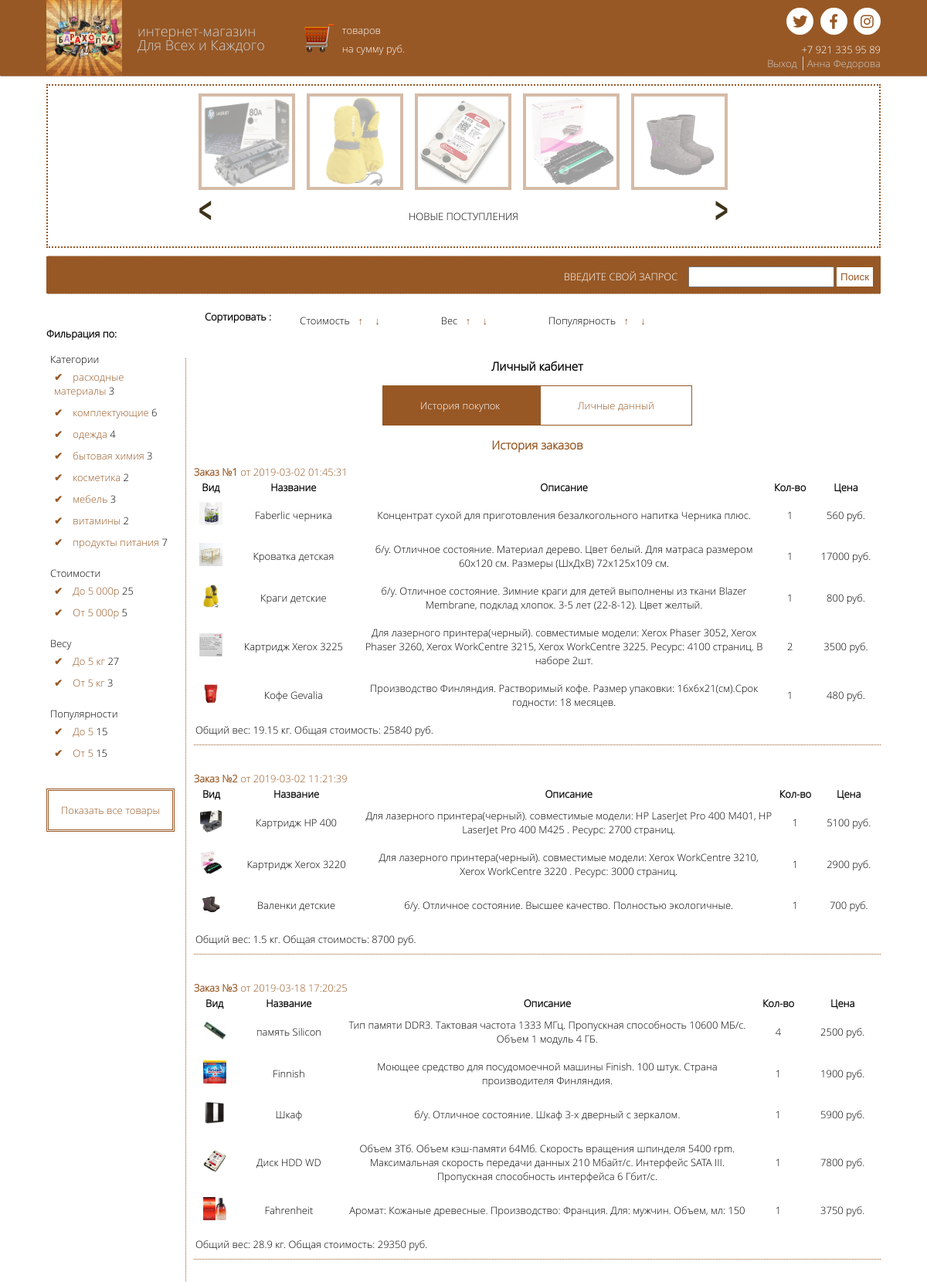
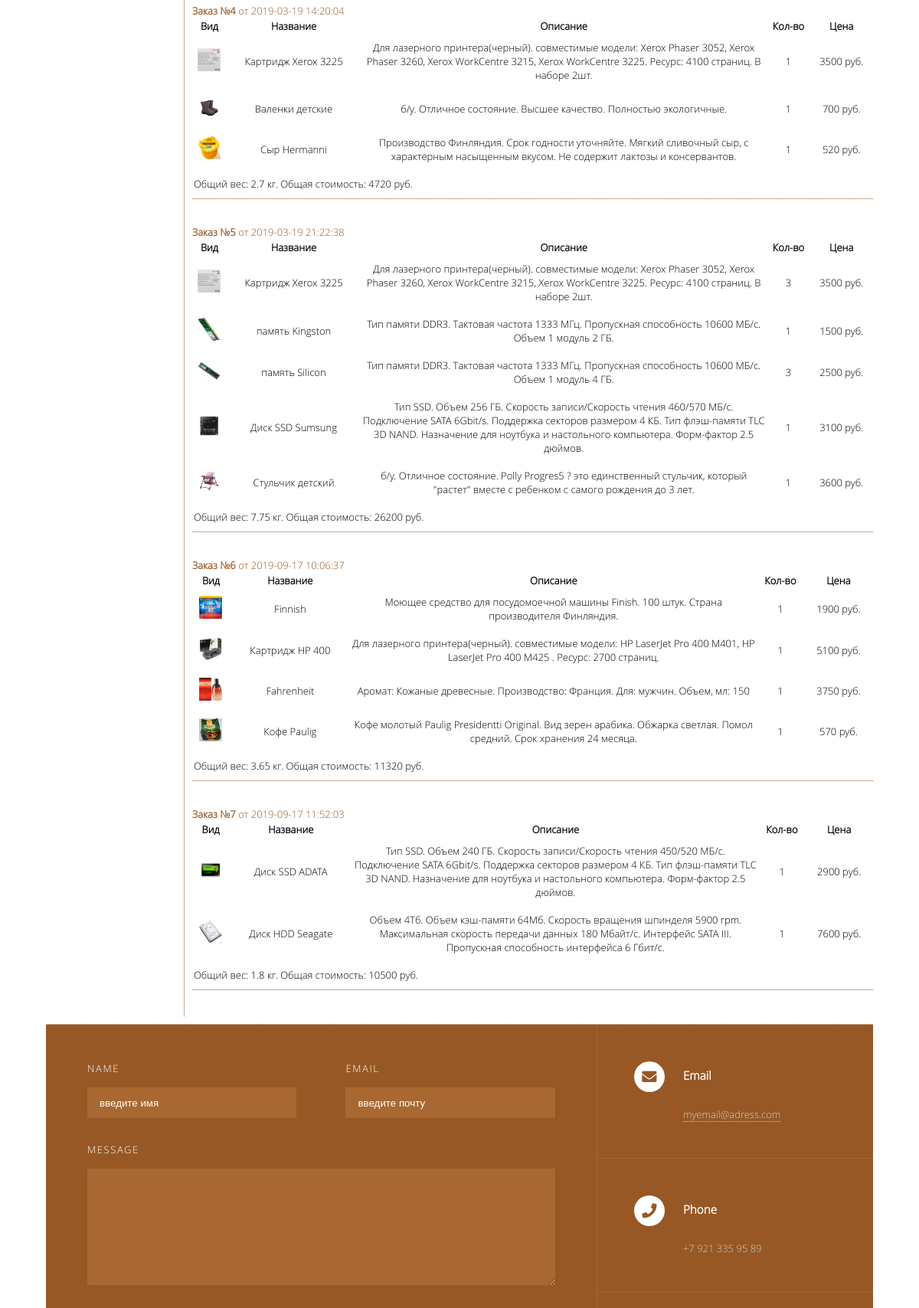
Page /index.php?q=cabinet&cabinet=history (signed in, upper part) on the committed database (2 pictures, top to bottom).
### tables this page shows
CREATE TABLE `goods` (
  `id` int(10) unsigned NOT NULL AUTO_INCREMENT,
  `name` varchar(50) DEFAULT 'PRODUCT',
  `cost` int(10) unsigned NOT NULL,
  `weight` int(11) NOT NULL,
  `count` int(10) unsigned DEFAULT '0',
  `vogue` int(10) unsigned DEFAULT '0',
  `category` varchar(50) DEFAULT NULL,
  `description` text,
  `img` varchar(50) DEFAULT NULL,
  `receipt_data` date DEFAULT NULL,
  PRIMARY KEY (`id`)
);

CREATE TABLE `cart` (
  `id` int(10) unsigned NOT NULL AUTO_INCREMENT,
  `goods_id` int(10) unsigned NOT NULL,
  `goods_count` int(10) unsigned NOT NULL,
  `user_id` int(10) unsigned NOT NULL,
  `status` int(10) unsigned NOT NULL,
  `order_data` datetime DEFAULT NULL,
  PRIMARY KEY (`id`)
);

### app/controllers/CCabinetController.php (called while the page is built, shortened)
<?php
class CCabinetController implements IPageController
{
	public function render($pdo) {
		$request = new \app\request\CRequestGoods($pdo);
		$arr_goods = $request->getArray();
		$path_to_template = "../app/views/cabinet.php";
		include($path_to_template);
	}
}

### public/index.php (called while the page is built, shortened)
<?php
require_once'../app/config/config.php';
try {
	$pdo = new PDO("mysql:host={$db_host};dbname={$db_name}",
				$db_user,
				$db_user_pass);
} catch (Exception $e) {
	die("<h1>Error!!!</h1>");
}
$controller = \app\router\CRouter::getController();
$controller->render($pdo);

### app/request/CRequestGoods.php (called while the page is built, shortened)
<?php
class CRequestGoods {
	protected $limit = [];
	protected $pdo;
	public function __construct($pdo) {
		$this->pdo = $pdo;
	}
	public function getArray() {
		$query = self::SELECT . self::FROM
		.$this->getWhere()
		.self::CROUPBY
		.$this->getHaving()
		.$this->getOrder()
		.$this->getLimit()
		.";";
		return $this->pdo->query($query)->fetchAll();
	}
	protected function getWhere() {
		return " ";
	}
	protected function getHaving() {
		return " ";
	}
	protected function getOrder() {
		return " ";
	}
	protected function getLimit() {
		if(count($this->limit) > 0) {
			return "LIMIT  ". implode(',' , $this->limit);
		} else {
			return " ";
		}
	}
}

### app/auth/CUser.php (called while the page is built, shortened)
<?php
class CUser {
	private $user_id;
	public function isAuth() {
		if($this->user_id !== null) {
			return true;
		}
		if(
			isset($_SESSION['user']) &&
			isset($_SESSION['user']['token']) &&
			isset($_SESSION['user']['login']) &&
			$_SESSION['user']['token'] === md5(
						$_SESSION['user']['login']
						.$_SERVER['REMOTE_ADDR']
						.$_SERVER['HTTP_USER_AGENT']
			)
		) {
			$this->user_id = $_SESSION['user']['user_id'];
			return true;
		}
		return false;
	}
	public function getUserId() {
		return $this->user_id;
	}
}

### app/startData_and_ajax/start_data.php (called while the page is built, shortened)
<?php
	$user = new \app\auth\CUser($pdo);
    $cabinet = new \app\dataio\CUserCabinet($pdo,$user->getUserId());

### app/dataio/CUserCabinet.php (called while the page is built, shortened)
<?php
class CUserCabinet {
	private $pdo;
	private $user_id = 0;
	private $history = [];
	public function __construct($pdo, $user_id) {
		$this->pdo = $pdo;
		if(!empty($user_id))
			$this->user_id = $user_id;
		$this->toArrHistory();
	}
	private function toArrHistory() {
		if($this->user_id > 0) {
			$query = "SELECT  DISTINCT order_data, user_id
					  FROM cart WHERE user_id =".$this->user_id." AND status = 2;";
			$order_dates = $this->pdo->query($query)->fetchAll();
			if(count($order_dates) > 0) {
				for($i = 0; $i < count($order_dates); $i++) {
					$query = self::HISTORY;
					$resalt = $this->pdo->prepare($query);
					$resalt->bindValue('user_id', $this->user_id);
					$resalt->bindValue('order_date', $order_dates[$i]['order_data']);
					$resalt->execute();
					$resalt = $resalt->fetchAll();
					$this->history[$i] = $resalt;
				}
			}
		}
	}
	public function getHistory() {
		return $this->history;
	}
}

### app/product/CProduct.php (called while the page is built, shortened)
<?php
class CProduct
{
    public function render($view) {
        $path_to_view = "../app/views/"
        ."/product/"
        .$view. ".php";
        include ($path_to_view);
    }
}

### app/views/product/history_product.php (the view, shortened to what this page needs)
<tr>
	<td><img src='assets/<?php echo $this->img ;?>'></td>
	<td><?php echo $this->name ;?></td>
	<td class="history_descr"><?php echo $this->description ;?></td>
	<td><?php echo $this->count_in_cart ;?></td>
	<td><?php echo $this->cost." руб." ;?></td>
</tr>

### app/views/slider/slider.php
<div id="slider-wrap">
	<ul id="gallery">
		<?php
			$query = "SELECT goods.id, goods.name, goods.img, goods.receipt_data
					  FROM goods
					  WHERE receipt_data > {d '2018-07-01'} AND receipt_data < {d '2019-02-13'}
					  ORDER BY receipt_data;";
			$resalt = $pdo->query($query)->fetchAll();
			foreach ($resalt as $key => $value) {
				echo "<li>
						<a href='/index.php?q=product&id=".$value['id']."'>
							<img src='assets/".$value['img']."'>
						</a>
					</li>";
			}
		?>
	</ul>
</div>
<div id="gallery-controls">
	<a href="#" id="control-prev">
		<img src="assets/images/gallery/prev.png">
	</a>
	<p>НОВЫЕ ПОСТУПЛЕНИЯ</p>
	<a href="#" id="control-next">
		<img src="assets/images/gallery/next.png">
	</a>
</div>

### app/views/lists/list_by_category.php
<?php
$cat = \app\dataio\CListsBy::$categories;
foreach ($cat as $key => $value) {
	$code_cyrillic = urlencode($key);
	echo "<li>
		<a href='/index.php?q=filter&datafilter=category&filtertype=equal&filtervalue=".$code_cyrillic."'>".$key."</a>
		<span>".$cat[$key] ."</span>
		</li>";
}
?>

### app/views/cabinet/history/user_history.php
<?php
$history = $cabinet->getHistory();
?>
<h3>История заказов</h3>
<div class="content_userHistory">
	<?php
		foreach ($history as $n => $value) {
			$total_sum = 0;
			$total_weight = 0;
			echo "<span><b>Заказ №".($n+1)."</b> от ".$value[0]['order_data']. "</span>";
			echo "<table class='table_histiry'>
					<tr><th>Вид</th><th>Название</th><th>Описание</th><th>Кол-во</th><th>Цена</th></tr>";
			foreach ($value as $k => $item) {
				$product = new \app\product\CProduct();
				$product->fromArray($item);
				$product->render('history_product');
				$total_sum += $item['cost']*$item['count_in_cart'];
				$total_weight +=$item['weight']*$item['count_in_cart'];
			}
			echo "<tr class='sum_info'>
					<td colspan=5>Общий вес: ".($total_weight/1000)." кг. Общая стоимость: ".$total_sum." руб.</td>
				</tr>";
			echo "</table><br>";
		}
	?>
</div>

### public/assets/css/main.css (style rules this page uses)
* { margin: 0; padding: 0; box-sizing: border-box; }
ul { list-style: none; }
a { text-decoration: none; }
body { font: 13px OpenSans, Tahoma, sans-serif; }
main img, .slider img { width: 150px; height: 150px; }
#slider-wrap { margin: 10px auto; overflow: hidden; width: 686px; position: relative; }
#gallery { position: relative; left: 0; top: 0; }
#gallery li { float: left; margin:0 15px 0 0; }
#gallery li a img { border: 4px solid #975825; height: 125px; width: 125px; opacity: 0.4; }
#gallery-controls { width: 686px; margin: 0 auto; text-align: center; }
#gallery-controls p { display: inline-block; width: 94%; }
#control-prev, #control-next { width: auto; }
.filter a, .sorting a { color: #975825; }
.filter ul li, .sorting ul li { padding: 5px; }
.filter ul li ul li:before { padding-right:10px; font-weight: bold; color: #975825; content: "\2714"; transition-duration: 0.5s; }
.cabinet__content h3 { text-align: center; margin-bottom: 1rem; color: #975825; }
.content_userHistory span { margin-bottom: 1rem; color: #975825; }
.table_histiry { border-bottom: 1px dotted #975825; margin-bottom: 1rem; }
.content_userHistory td img, .table_result_byname td img { width: 30px; height: 30px; }
.table_histiry td, .table_result_byname td { text-align: center; padding: 0.5rem 0; }
.history_descr, .search_descr { width: 60%; }
.sum_info td { text-align: start; }

### rows in the picture
goods: img (picture), id "3", count "2", vogue "7"
goods: img (picture)
goods: img (picture)
goods: img (picture)
goods: img (picture)
cart: order_data "2019-03-02 01:45:31", goods.img (picture), goods.name "Faberlic черника", goods.description "Концентрат сухой для приготовления безалкогольного напитка Черника плюс.", goods_count "1", goods.cost "560"
cart: shows a picture, name "Кроватка детская", description "б/у. Отличное состояние. Материал дерево. Цвет белый. Для матраса размером 60x120 см. Размеры (ШxДxВ) 72x125x109 см.", cost "17000"
cart: goods.img (picture), goods.name "Краги детские", goods.description "б/у. Отличное состояние. Зимние краги для детей выполнены из ткани Blazer Membrane, подклад хлопок. 3-5 лет (22-8-12). Цвет желтый.", goods.cost "800"
cart: goods.img (picture), goods.name "Картридж Xerox 3225", goods.description "Для лазерного принтера(черный). совместимые модели: Xerox Phaser 3052, Xerox Phaser 3260, Xerox WorkCentre 3215, Xerox WorkCentre 3225. Ресурс: 4100 страниц. В наборе 2шт.", goods_count "2", goods.cost "3500"
cart: goods.img (picture), goods.name "Кофе Gevalia", goods.description "Производство Финляндия. Растворимый кофе. Размер упаковки: 16x6x21(см).Срок годности: 18 месяцев.", goods_count "1", goods.cost "480"
cart: order_data "2019-03-02 11:21:39", name "Картридж HP 400", description "Для лазерного принтера(черный). совместимые модели: HP LaserJet Pro 400 M401, HP LaserJet Pro 400 M425 . Ресурс: 2700 страниц.", cost "5100"
cart: shows a picture, name "Картридж Xerox 3220", description "Для лазерного принтера(черный). совместимые модели: Xerox WorkCentre 3210, Xerox WorkCentre 3220 . Ресурс: 3000 страниц.", cost "2900"
cart: name "Валенки детские", description "б/у. Отличное состояние. Высшее качество. Полностью экологичные.", cost "700"
cart: order_data "2019-03-18 17:20:25", goods.img (picture), goods.name "память Silicon", goods.description "Тип памяти DDR3. Тактовая частота 1333 МГц. Пропускная способность 10600 МБ/с. Объем 1 модуль 4 ГБ.", goods_count "4", goods.cost "2500"
cart: name "Finnish", description "Моющее средство для посудомоечной машины Finish. 100 штук. Страна производителя Финляндия.", cost "1900"
cart: shows a picture, name "Шкаф", description "б/у. Отличное состояние. Шкаф 3-х дверный с зеркалом.", cost "5900"
cart: shows a picture, name "Диск HDD WD", description "Объем 3Тб. Объем кэш-памяти 64Мб. Скорость вращения шпинделя 5400 rpm. Максимальная скорость передачи данных 210 Мбайт/с. Интерфейс SATA III. Пропускная способность интерфейса 6 Гбит/с.", cost "7800"
cart: name "Fahrenheit", description "Аромат: Кожаные древесные. Производство: Франция. Для: мужчин. Объем, мл: 150", cost "3750"
cart: order_data "2019-03-19 14:20:04", name "Картридж Xerox 3225", description "Для лазерного принтера(черный). совместимые модели: Xerox Phaser 3052, Xerox Phaser 3260, Xerox WorkCentre 3215, Xerox WorkCentre 3225. Ресурс: 4100 страниц. В наборе 2шт.", cost "3500"
cart: name "Валенки детские", description "б/у. Отличное состояние. Высшее качество. Полностью экологичные.", cost "700"
cart: goods.img (picture), goods.name "Сыр Hermanni", goods.description "Производство Финляндия. Срок годности уточняйте. Мягкий сливочный сыр, с характерным насыщенным вкусом. Не содержит лактозы и консервантов.", goods_count "1", goods.cost "520"
cart: order_data "2019-03-19 21:22:38", goods.img (picture), goods.name "Картридж Xerox 3225", goods.description "Для лазерного принтера(черный). совместимые модели: Xerox Phaser 3052, Xerox Phaser 3260, Xerox WorkCentre 3215, Xerox WorkCentre 3225. Ресурс: 4100 страниц. В наборе 2шт.", goods_count "3", goods.cost "3500"
cart: goods.img (picture), goods.name "память Kingston", goods.description "Тип памяти DDR3. Тактовая частота 1333 МГц. Пропускная способность 10600 МБ/с. Объем 1 модуль 2 ГБ.", goods_count "1", goods.cost "1500"
cart: goods.img (picture), goods.name "память Silicon", goods.description "Тип памяти DDR3. Тактовая частота 1333 МГц. Пропускная способность 10600 МБ/с. Объем 1 модуль 4 ГБ.", goods_count "3", goods.cost "2500"
cart: goods.img (picture), goods.name "Диск SSD Sumsung", goods.description "Тип SSD. Объем 256 ГБ. Скорость записи/Скорость чтения 460/570 МБ/с. Подключение SATA 6Gbit/s. Поддержка секторов размером 4 КБ. Тип флэш-памяти TLC 3D NAND. Назначение для ноутбука и настольного компьютера. Форм-фактор 2.5 дюймов.", goods_count "1", goods.cost "3100"
cart: shows a picture, name "Стульчик детский", description "б/у. Отличное состояние. Polly Progres5 ? это единственный стульчик, который \"растет\" вместе с ребенком с самого рождения до 3 лет.", cost "3600"
cart: order_data "2019-09-17 10:06:37", name "Finnish", description "Моющее средство для посудомоечной машины Finish. 100 штук. Страна производителя Финляндия.", cost "1900"
cart: name "Картридж HP 400", description "Для лазерного принтера(черный). совместимые модели: HP LaserJet Pro 400 M401, HP LaserJet Pro 400 M425 . Ресурс: 2700 страниц.", cost "5100"
cart: name "Fahrenheit", description "Аромат: Кожаные древесные. Производство: Франция. Для: мужчин. Объем, мл: 150", cost "3750"
cart: goods.img (picture), goods.name "Кофе Paulig", goods.description "Кофе молотый Paulig Presidentti Original. Вид зерен арабика. Обжарка светлая. Помол средний. Срок хранения 24 месяца.", goods_count "1", goods.cost "570"
cart: order_data "2019-09-17 11:52:03", goods.img (picture), goods.name "Диск SSD ADATA", goods.description "Тип SSD. Объем 240 ГБ. Скорость записи/Скорость чтения 450/520 МБ/с. Подключение SATA 6Gbit/s. Поддержка секторов размером 4 КБ. Тип флэш-памяти TLC 3D NAND. Назначение для ноутбука и настольного компьютера. Форм-фактор 2.5 дюймов.", goods_count "1", goods.cost "2900"
cart: shows a picture, name "Диск HDD Seagate", description "Объем 4Тб. Объем кэш-памяти 64Мб. Скорость вращения шпинделя 5900 rpm. Максимальная скорость передачи данных 180 Мбайт/с. Интерфейс SATA III. Пропускная способность интерфейса 6 Гбит/с.", cost "7600"

### other values in the picture
$str "Анна Федорова"
$key "расходные материалы"
$key "комплектующие"
$cat[$key] "6"
$key "одежда"
$cat[$key] "4"
$key "бытовая химия"
$key "косметика"
$key "мебель"
$key "витамины"
$key "продукты питания"
$total_weight/1000 "19.15"
$total_sum "25840"
$total_weight/1000 "1.5"
$total_sum "8700"
